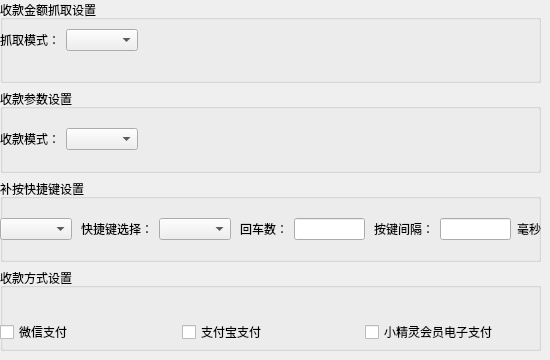
   <widget class="QWidget" name="page_3">
    <widget class="QWidget" name="verticalLayoutWidget_3">
     <property name="geometry">
      <rect>
       <x>0</x>
       <y>0</y>
       <width>541</width>
       <height>351</height>
      </rect>
     </property>
     <layout class="QVBoxLayout" name="verticalLayout_3">
      <item>
       <widget class="QGroupBox" name="groupBox_5">
        <property name="title">
         <string>收款金额抓取设置</string>
        </property>
        <widget class="QWidget" name="gridLayoutWidget_5">
         <property name="geometry">
          <rect>
           <x>0</x>
           <y>20</y>
           <width>541</width>
           <height>41</height>
          </rect>
         </property>
         <layout class="QGridLayout" name="gridLayout_5">
          <item row="0" column="0">
           <widget class="QLabel" name="label_9">
            <property name="text">
             <string>抓取模式：</string>
            </property>
           </widget>
          </item>
          <item row="0" column="1">
           <widget class="QComboBox" name="comboBox_2"/>
          </item>
          <item row="0" column="2">
           <spacer name="horizontalSpacer_5">
            <property name="orientation">
             <enum>Qt::Horizontal</enum>
            </property>
            <property name="sizeHint" stdset="0">
             <size>
              <width>40</width>
              <height>20</height>
             </size>
            </property>
           </spacer>
          </item>
         </layout>
        </widget>
       </widget>
      </item>
      <item>
       <widget class="QGroupBox" name="groupBox_6">
        <property name="title">
         <string>收款参数设置</string>
        </property>
        <widget class="QWidget" name="gridLayoutWidget_6">
         <property name="geometry">
          <rect>
           <x>0</x>
           <y>20</y>
           <width>541</width>
           <height>61</height>
          </rect>
         </property>
         <layout class="QGridLayout" name="gridLayout_6">
          <item row="0" column="0">
           <layout class="QGridLayout" name="gridLayout_7">
            <item row="0" column="0">
             <widget class="QLabel" name="label_10">
              <property name="text">
               <string>收款模式：</string>
              </property>
             </widget>
            </item>
            <item row="0" column="1">
             <widget class="QComboBox" name="comboBox_3"/>
            </item>
            <item row="0" column="2">
             <spacer name="horizontalSpacer_6">
              <property name="orientation">
               <enum>Qt::Horizontal</enum>
              </property>
              <property name="sizeHint" stdset="0">
               <size>
                <width>40</width>
                <height>20</height>
               </size>
              </property>
             </spacer>
            </item>
           </layout>
          </item>
         </layout>
        </widget>
       </widget>
      </item>
      <item>
       <widget class="QGroupBox" name="groupBox_7">
        <property name="title">
         <string>补按快捷键设置</string>
        </property>
        <widget class="QWidget" name="gridLayoutWidget_8">
         <property name="geometry">
          <rect>
           <x>0</x>
           <y>20</y>
           <width>541</width>
           <height>61</height>
          </rect>
         </property>
         <layout class="QGridLayout" name="gridLayout_8">
          <item row="0" column="2">
           <widget class="QLabel" name="label_11">
            <property name="text">
             <string>快捷键选择：</string>
            </property>
           </widget>
          </item>
          <item row="0" column="5">
           <widget class="QLabel" name="label_12">
            <property name="text">
             <string>回车数：</string>
            </property>
           </widget>
          </item>
          <item row="0" column="9">
           <widget class="QLineEdit" name="lineEdit_4"/>
          </item>
          <item row="0" column="7">
           <spacer name="horizontalSpacer_7">
            <property name="orientation">
             <enum>Qt::Horizontal</enum>
            </property>
            <property name="sizeHint" stdset="0">
             <size>
              <width>40</width>
              <height>20</height>
             </size>
            </property>
           </spacer>
          </item>
          <item row="0" column="10">
           <widget class="QLabel" name="label_14">
            <property name="text">
             <string>毫秒</string>
            </property>
           </widget>
          </item>
          <item row="0" column="4">
           <spacer name="horizontalSpacer_8">
            <property name="orientation">
             <enum>Qt::Horizontal</enum>
            </property>
            <property name="sizeHint" stdset="0">
             <size>
              <width>40</width>
              <height>20</height>
             </size>
            </property>
           </spacer>
          </item>
          <item row="0" column="0">
           <widget class="QComboBox" name="comboBox_4"/>
          </item>
          <item row="0" column="3">
           <widget class="QComboBox" name="comboBox_5"/>
          </item>
          <item row="0" column="6">
           <widget class="QLineEdit" name="lineEdit_3"/>
          </item>
          <item row="0" column="8">
           <widget class="QLabel" name="label_13">
            <property name="text">
             <string>按键间隔：</string>
            </property>
           </widget>
          </item>
          <item row="0" column="1">
           <spacer name="horizontalSpacer_9">
            <property name="orientation">
             <enum>Qt::Horizontal</enum>
            </property>
            <property name="sizeHint" stdset="0">
             <size>
              <width>40</width>
              <height>20</height>
             </size>
            </property>
           </spacer>
          </item>
         </layout>
        </widget>
       </widget>
      </item>
      <item>
       <widget class="QGroupBox" name="groupBox_8">
        <property name="title">
         <string>收款方式设置</string>
        </property>
        <widget class="QWidget" name="gridLayoutWidget_9">
         <property name="geometry">
          <rect>
           <x>0</x>
           <y>19</y>
           <width>541</width>
           <height>91</height>
          </rect>
         </property>
         <layout class="QGridLayout" name="gridLayout_9">
          <item row="0" column="0">
           <widget class="QCheckBox" name="checkBox_4">
            <property name="text">
             <string>微信支付</string>
            </property>
           </widget>
          </item>
          <item row="0" column="1">
           <widget class="QCheckBox" name="checkBox_5">
            <property name="text">
             <string>支付宝支付</string>
            </property>
           </widget>
          </item>
          <item row="0" column="2">
           <widget class="QCheckBox" name="checkBox_6">
            <property name="text">
             <string>小精灵会员电子支付</string>
            </property>
           </widget>
          </item>
         </layout>
        </widget>
       </widget>
      </item>
     </layout>
    </widget>
   </widget>
